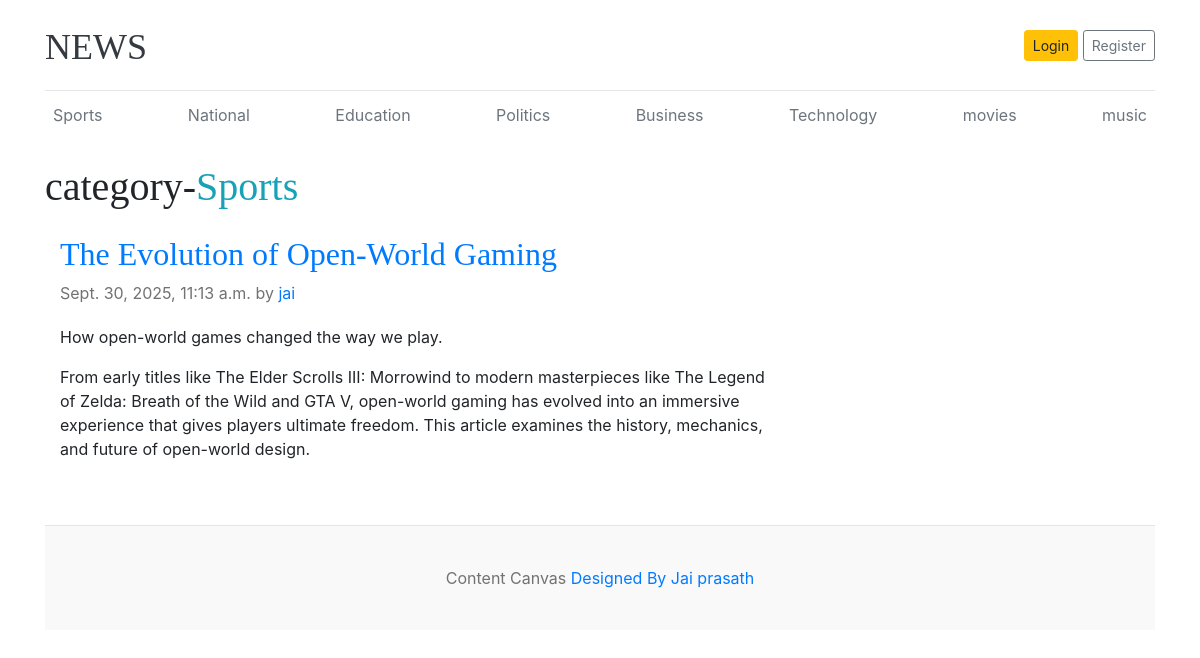
The app's page /category/Sports/ with its own data.
### news/models.py (models this page shows)
class categories(models.Model):
    category=models.CharField(max_length=50)
    createdat=models.DateTimeField(auto_now_add=True)
    updatedat=models.DateTimeField(auto_now=True)
    def __str__(self):
        return self.category

class articles(models.Model):
    title=models.CharField(max_length=1000)
    slug=models.SlugField(max_length=1000)
    image=models.ImageField(upload_to='media')
    category=models.ForeignKey (categories,on_delete=models.CASCADE)
    author=models.ForeignKey (User,on_delete=models.CASCADE)
    short_description=models.CharField(max_length=10000)
    detail_description=models.TextField(max_length=1000000)
    created_at=models.DateTimeField(auto_now_add=True)
    updated_at=models.DateTimeField(auto_now=True)
    status=models.CharField(choices=status_choices)
    is_trending=models.BooleanField(default=False)

### news/views.py (the view)
# urls.py: path('category/<cname>/', views.post_by_category, name='post_by_category'),
def post_by_category(request, cname):
    category=categories.objects.get(category=cname)
    context={
        'category':cname, #for displaying purpose
        'articles':articles.objects.all().filter(status="Published", category=category.id)
    }
    return render(request, 'post_by_category.html', context)

### news/context_processor.py (called while the page is built)
def get_categories(request):
    d={
        'categories':categories.objects.all()
    }
    return d

### templates/post_by_category.html
{% extends "main.html" %}
{% block content %}
<h1 class='my-4'>category-<span class='text-info'>{{category}}</span></h1>
<div class="col-md-8 blog-main">
        {% for article in articles %}
        <div class="blog-post">
          <h2><a href="article/{{article.slug}}">{{article.title}}</a></h2>
          <p class="blog-post-meta">{{article.updated_at}} by <a href="#">{{article.author}}</a></p>
          <p>{{article.short_description}}</p>
          <p>{{article.detail_description}}</p>
        </div>
        {% endfor %}
      </div>
{% endblock content %}

### templates/main.html (shortened to what this page needs)
{% load static  %}
<!DOCTYPE html>
<html lang="en">
<head>
    <link href="https://getbootstrap.com/docs/4.0/dist/css/bootstrap.min.css" rel="stylesheet">
    <link href="{% static "main.css" %}" rel="stylesheet">
  </head>
<body>
    <div class="container">
      <header class="blog-header py-3">
        <div class="row flex-nowrap justify-content-between align-items-center">
          <div class="col-8 pt-1">
            <a class="blog-header-logo text-dark" href="/">NEWS</a>
          </div>
          <div class="col-4 d-flex justify-content-end align-items-center">
            <a class="btn btn-sm btn-warning" href="#">Login</a> &nbsp;
            <a class="btn btn-sm btn-outline-secondary" href="{% url "register" %}">Register</a>
          </div>
        </div>
      </header>
      <div class="nav-scroller py-1 mb-2">
        <nav class="nav d-flex justify-content-between">
          {% for category in categories %}
          <a class="p-2 text-muted" href="{% url "post_by_category" category %}">{{category}}</a>
          {% endfor %}
        </nav>
      </div>
  {% block content %}{% endblock content %}
<footer class="blog-footer">
  <p>Content Canvas  <a href="#">Designed By Jai prasath</a></p>
</footer>
</body>
</html>

### static/main.css (style rules this page uses)
.blog-header { border-bottom: 1px solid #e5e5e5; }
.blog-header-logo { font-family: "Playfair Display", Georgia, "Times New Roman", serif; font-size: 2.25rem; }
h1, h2, h3, h4, h5, h6 { font-family: "Playfair Display", Georgia, "Times New Roman", serif; }
.blog-post { margin-bottom: 4rem; }
.blog-post-meta { margin-bottom: 1.25rem; color: #727272; }
.blog-footer { padding: 2.5rem 0; color: #727272; text-align: center; background-color: #f9f9f9; border-top: .05rem solid #e5e5e5; }
.blog-footer p:last-child { margin-bottom: 0; }

### records on screen
categories: category "Sports"
categories: category "National"
categories: category "Education"
categories: category "Politics"
categories: category "Business"
categories: category "Technology"
categories: category "movies"
categories: category "music"
articles: title "The Evolution of Open-World Gaming", updated_at "Sept. 30, 2025, 11:13 a.m.", author "jai", short_description "How open-world games changed the way we play.", detail_description "From early titles like The Elder Scrolls III: Morrowind to modern masterpieces like The Legend of Zelda: Breath of the Wild and GTA V, open-world gaming has evolved into an immersive experience that gives players ultimate freedom. This article examines the history, mechanics, and future of open-world design."
